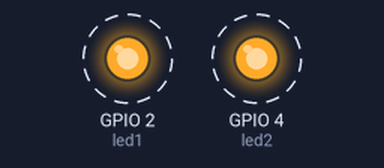
A sketch run on a simulated ESP32. Parts: output pins drawn as LEDs (lit = HIGH). Dashed ring = blinking. What the sketch prints to the serial monitor is not drawn.

Above: at 0.7 s.
Timing chart, 0 to 5.1 s (numbered marks = the images above):
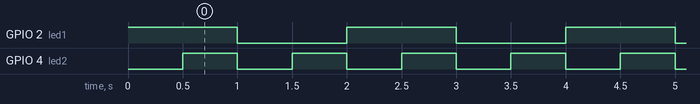

Measured:
- by itself, GPIO 2 (led1): alternates HIGH for 1.0 s and LOW for 1.0 s
- by itself, GPIO 4 (led2): alternates HIGH for 0.50 s and LOW for 0.50 s
- by itself, everything shown: repeats every 2.0 s, in 6 steps

The sketch:

ESP32_Duel_Core_Task_Using_Void_Loop.ino
```cpp
TaskHandle_t Task1;

// LED pins
const int led1 = 2;
const int led2 = 4;

int count;

void setup() {
  Serial.begin(115200);
  pinMode(led1, OUTPUT);
  pinMode(led2, OUTPUT);

  //create a task that will be executed in the Task1code() function, with priority 1 and executed on core 0
  xTaskCreatePinnedToCore(
    Task1code,   /* Task function. */
    "Task1",     /* name of task. */
    10000,       /* Stack size of task */
    NULL,        /* parameter of the task */
    1,           /* priority of the task */
    &Task1,      /* Task handle to keep track of created task */
    0);          /* pin task to core 0 */

  delay(500);
}

void loop() {
  digitalWrite(led2, HIGH);
  delay(500);
  digitalWrite(led2, LOW);
  delay(500);
  count++;
  Serial.print("Loop count print ");
  Serial.println(count);
}

void Task1code( void * pvParameters ) {
  for (;;) {
    digitalWrite(led1, HIGH);
    delay(1000);
    digitalWrite(led1, LOW);
    delay(1000);
    Serial.print("\t\tCore0 count print ");
    Serial.println(count);
  }
}
```
